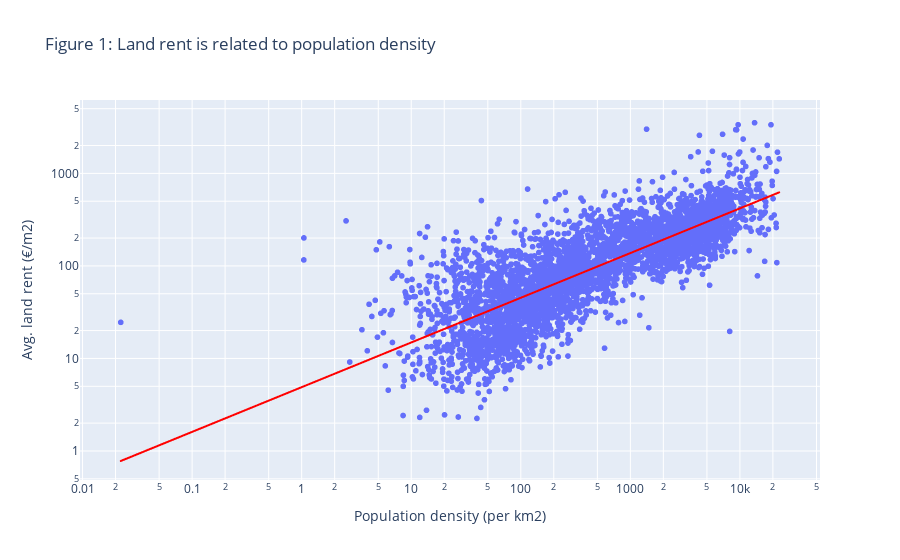
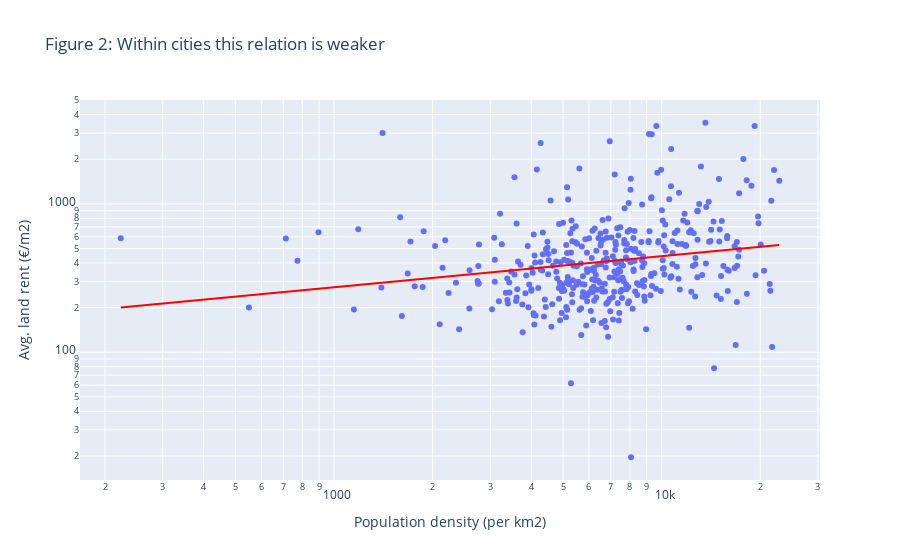

Notebook code for these charts, in order:
### Code cell
'''
Plotting the log-log plot of the average land rent versus population density shows a clear correlation (Fig. 1).
Within cities this relation is not as clear (Fig. 2). The trend in Fig. 1 can be explained by the fact that cities are
usually more densely populated and usually have higher land rents than towns or villages, explaining an overall trend
between population density and average land rent. But when looking at the same relation within cities such a relation seems
to be less apparent.
'''
plot_relation(data, 'pop_density', 'Figure 1: Land rent is related to population density')
plot_relation(data[data['STED'] == 1], 'pop_density', 'Figure 2: Within cities this relation is weaker')

### Figure 1 — Plotly figure (JSON) as saved in the notebook; plotly's stock layout.template omitted (floating-point values rounded to 4 significant figures; data arrays with more than 128 entries replaced by an {"elided": "..."} marker saying what was removed)
{"data": [{"hovertemplate": "Population density (per km2)=%{x}<br>Avg. land rent (€/m2)=%{y}<extra></extra>", "legendgroup": "", "marker": {"color": "#636efa", "symbol": "circle"}, "mode": "markers", "name": "", "showlegend": false, "type": "scattergl", "x": {"elided": "3877 float values"}, "xaxis": "x", "y": {"elided": "3877 float values"}, "yaxis": "y"}, {"hovertemplate": "<b>OLS trendline</b><br>log10(p_m2_FE) = 0.483086 * log10(pop_density) + 0.689411<br>R<sup>2</sup>=0.620286<br><br>Population density (per km2)=%{x}<br>Avg. land rent (€/m2)=%{y} <b>(trend)</b><extra></extra>", "legendgroup": "", "line": {"color": "red"}, "marker": {"color": "#636efa", "symbol": "circle"}, "mode": "lines", "name": "", "showlegend": false, "type": "scattergl", "x": {"elided": "3877 float values"}, "xaxis": "x", "y": {"elided": "3877 float values"}, "yaxis": "y"}], "layout": {"legend": {"tracegroupgap": 0}, "title": {"text": "Figure 1: Land rent is related to population density"}, "xaxis": {"anchor": "y", "domain": [0, 1], "title": {"text": "Population density (per km2)"}, "type": "log"}, "yaxis": {"anchor": "x", "domain": [0, 1], "title": {"text": "Avg. land rent (€/m2)"}, "type": "log"}}}

### Figure 2 — Plotly figure (JSON) as saved in the notebook; plotly's stock layout.template omitted (floating-point values rounded to 4 significant figures; data arrays with more than 128 entries replaced by an {"elided": "..."} marker saying what was removed)
{"data": [{"hovertemplate": "Population density (per km2)=%{x}<br>Avg. land rent (€/m2)=%{y}<extra></extra>", "legendgroup": "", "marker": {"color": "#636efa", "symbol": "circle"}, "mode": "markers", "name": "", "orientation": "v", "showlegend": false, "type": "scatter", "x": {"elided": "408 float values"}, "xaxis": "x", "y": {"elided": "408 float values"}, "yaxis": "y"}, {"hovertemplate": "<b>OLS trendline</b><br>log10(p_m2_FE) = 0.209478 * log10(pop_density) + 1.80943<br>R<sup>2</sup>=0.039025<br><br>Population density (per km2)=%{x}<br>Avg. land rent (€/m2)=%{y} <b>(trend)</b><extra></extra>", "legendgroup": "", "line": {"color": "red"}, "marker": {"color": "#636efa", "symbol": "circle"}, "mode": "lines", "name": "", "showlegend": false, "type": "scatter", "x": {"elided": "408 float values"}, "xaxis": "x", "y": {"elided": "408 float values"}, "yaxis": "y"}], "layout": {"legend": {"tracegroupgap": 0}, "title": {"text": "Figure 2: Within cities this relation is weaker"}, "xaxis": {"anchor": "y", "domain": [0, 1], "title": {"text": "Population density (per km2)"}, "type": "log"}, "yaxis": {"anchor": "x", "domain": [0, 1], "title": {"text": "Avg. land rent (€/m2)"}, "type": "log"}}}
